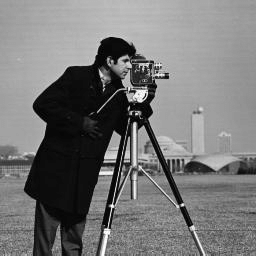
%> input picture 1. Introduction/cameraman.ppm, 256 x 256 px, given in place of cameraman.tif, which was not available
$ octave Lab5.m   (GNU Octave 9; MATLAB toolbox functions it lacks are replaced by stand-ins)
%> lines starting %> are read from the running program, lines starting %| are printed output that depends on the picture; pictures that were not available may be replaced by others from this repository, and a replacement may not be noted
close all; clear; clc;
%transformata falkowa
Fs = 100;
t = 0:(1/Fs):10;
x = sin(2*pi*(2+t/2).*t);
plot(t,x);
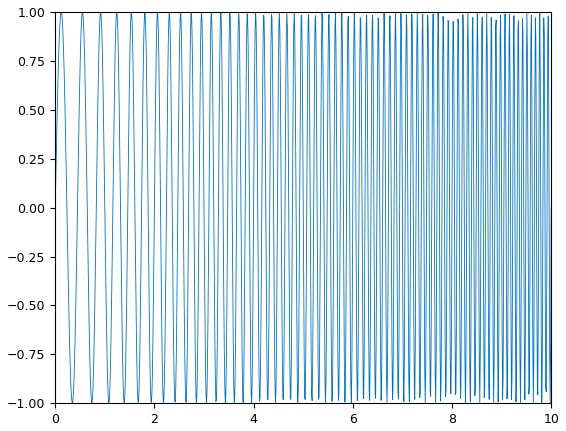
%> figure redrawn from the program's plot data; curve peaks at x = 6.86, y = 1
[C, L] = wavedec(x, 3, 'db3'); %dekompozycja, db3 to falka 3 rodzaju
L

A3 = C(1: L(1));
D3 = C(1 + L(1) + L(2));
D2 = C(1 + L(1) + L(2) : L(1) + L(2) + L(3));
D1 = C(1 + L(1) + L(2) + L(3) : L(1) + L(2) + L(3) + L(4));

%kopiuje wektor C do zmiennej pomocniczej
C1 = C;
C1(1:L(1)) = 0; %C1 na wspolrzednej A3 = 0
A3 = waverec(C1, L, 'db3'); %i robimy rekonstrukcje, dla kazdego tak samo mozemy zrobic, tzn
%zerujemy czesc D3 i znowu, D2 itd


subplot(411), plot(A3);
subplot(412), plot(D3);
subplot(413), plot(D2);
subplot(414), plot(D1);
%> after `plot(D1)`:
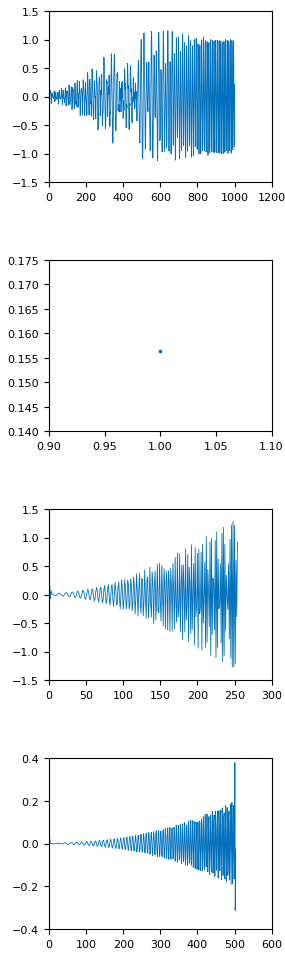
%> figure redrawn from the program's plot data, 4 panels; panel 1: curve peaks at x = 641, y = 1.16; panel 3: curve peaks at x = 248, y = 1.29; panel 4: curve peaks at x = 501, y = 0.379

%%
close all; clear; clc;

Fs = 100;
t = 0:(1/Fs):10;
x = sin(2*pi*4*t);
x(357) = []; t(357) = []; %mamy ciagla rejestracje, ale jedna randomowa probka sie nie zapisala
plot(t, x); %transformata falkowa pozwala nam wykryc takie elementy, sygnal nie msui byc ciagly!
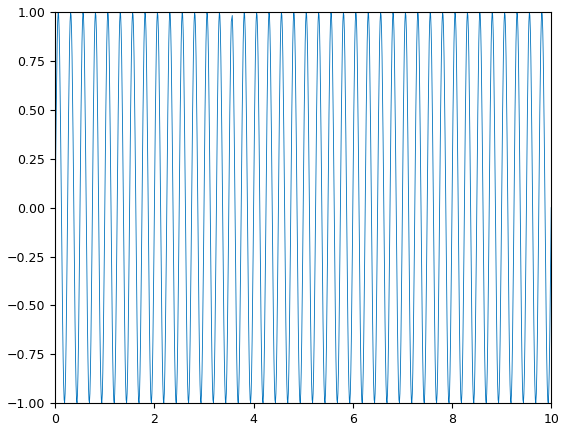
%> figure redrawn from the program's plot data; curve peaks at x = 6.06, y = 0.998
%%
close all; clear; clc;
a = imread('cameraman.tif');
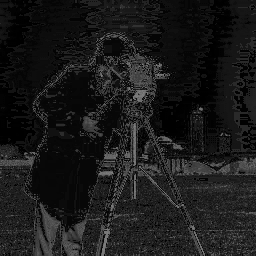
%> a: size 256x256 uint8; min 0, max 127, mean 25.8
[C, L] = wavedec2(a, 2, 'sym4');
%> L = [69 69; 69 69; 131 131; 256 256]
L % w pierwszym wierszu A2, drugi H2 V2 D2, trzeci H1 V1 D1
%> L = [69 69; 69 69; 131 131; 256 256]

L2 = L(:, 1) .* L(:,2); %ilosc pixeli wysokosc razy szerokosci
%> L2 = [4761; 4761; 17161; 65536]
A2 = C(1:L2(1));
%> A2 = 4761 values, max 477.9 at index 2511, min -11.93 at index 3072, mean 105.7
AA2 = reshape(A2, [L(1,1) L(1,2)]);
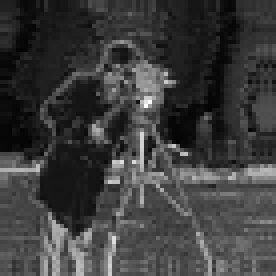
%> AA2: size 69x69 double (shown 4 times larger); min -11.93, max 477.9, mean 105.7; drawn with min black and max white
imagesc(AA2), axis image
%> after `axis image`:
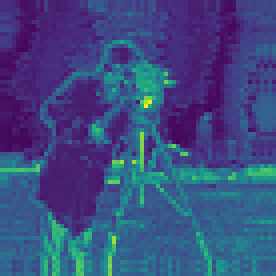
%> displayed picture: size 69x69x3, on the screen's scale of 0 to 255 (shown 4 times larger); mean R, G, B 60.2, 75.7, 129

C1 = C; %odfiltrowujemy wszystkie skladowe detali
C1(1 + L2(1) : end) = 0;
%> (the run ends here)
